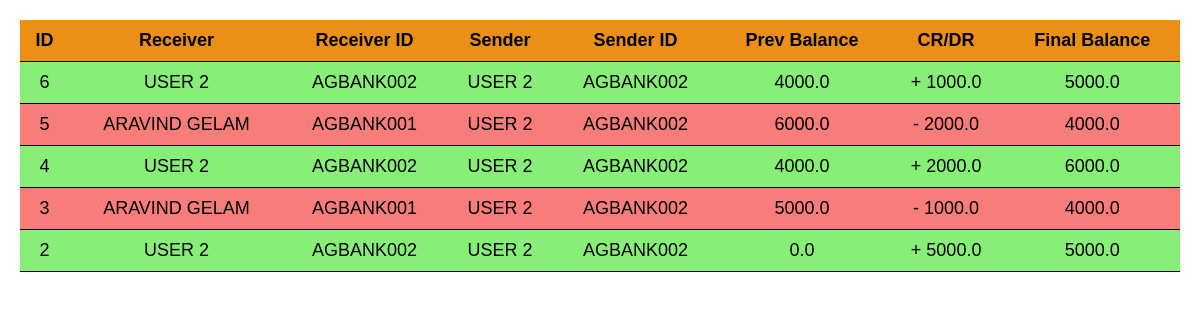
/all_transactions (signed in), run on an earlier commit of the app's database.
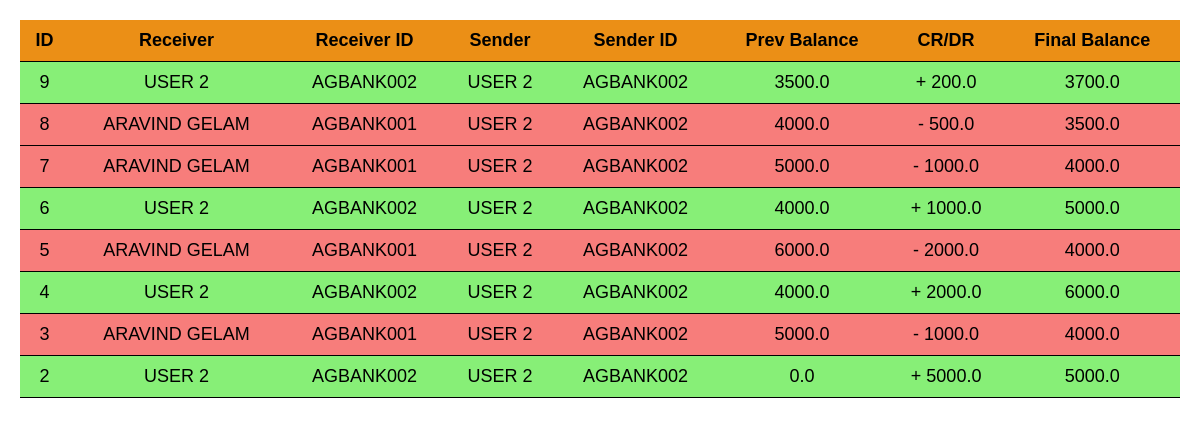
And on a later commit of the database.
### tables this page shows
CREATE TABLE transactions(
                        transaction_id integer primary key autoincrement,
                        receiver_name text not null,
                        receiver_id varchar(20) not null,
                        sender_name text not null,
                        sender_id varchar(20) not null,
                        previous_balance_receiver real not null,
                        previous_balance_sender real not null,
                        send_money real not null,
                        receiver_balance real not null,
                        sender_balance real not null
                   );

### app.py (the view)
@app.route('/all_transactions')
def all_transactions():
    conn=sqlite3.connect('bank_upi.db')
    cursor=conn.cursor()
    cursor.execute("""select transaction_id,
                        receiver_name,
                        receiver_id,
                        sender_name,
                        sender_id,
                        previous_balance_receiver,
                        previous_balance_sender,
                        send_money,
                        receiver_balance,
                        sender_balance from transactions where sender_id=? or receiver_id=? order by transaction_id desc""",(session['user_details'].get('user_id'),session['user_details'].get('user_id')))
    transactions=cursor.fetchall()
    conn.commit()
    conn.close()
    return render_template("all_transactions.html", transactions=transactions,sender_user_id=session['user_details'].get('user_id') )

### templates/all_transactions.html (shortened to what this page needs)
<!DOCTYPE html>
<html lang="en">
    <head>
    </head>
    <body>
    <div class="container">
        <div class="table-wrapper">
            <table>
                <tr>
                    <th>ID</th>
                    <th>Receiver</th>
                    <th>Receiver ID</th>
                    <th>Sender</th>
                    <th>Sender ID</th>
                    <th>Prev Balance</th>
                    <th>CR/DR</th>
                    <th>Final Balance</th>
                </tr>
                {% for x in transactions %}
                    {% if x[2] == sender_user_id %}
                        <tr style="background-color: rgba(99, 235, 78, 0.769);">
                            <td>{{x[0]}}</td>
                            <td>{{x[1]}}</td>
                            <td>{{x[2]}}</td>
                            <td>{{x[3]}}</td>
                            <td>{{x[4]}}</td>
                            <td>{{x[5]}}</td>
                            <td><label>+ </label>{{x[7]}}</td>
                            <td>{{x[8]}}</td>
                        </tr>
                    {% else %}
                        <tr style="background-color: rgba(244, 70, 67, 0.703);">
                            <td>{{x[0]}}</td>
                            <td>{{x[1]}}</td>
                            <td>{{x[2]}}</td>
                            <td>{{x[3]}}</td>
                            <td>{{x[4]}}</td>
                            <td>{{x[6]}}</td>
                            <td><label>- </label>{{x[7]}}</td>
                            <td>{{x[9]}}</td>
                        </tr>
                    {% endif %}
                {% endfor %}
            </table>
        </div>
    </div>
    </body>
</html>

### templates/all_transactions.html (style rules this page uses)
body { margin: 0; background-color: #ffffff; color: rgb(0, 0, 0); font-family: Arial, sans-serif; }
.container { display: flex; flex-direction: column; align-items: center; padding: 20px; }
.table-wrapper { width: 100%; overflow-x: auto; }
table { border-collapse: collapse; width: 100%; max-width: 1200px; margin: auto; }
th, td { border-bottom: 1px solid black; padding: 10px; text-align: center; font-size: 18px; }
th { position: sticky; top: 0; background: #eb8f16; z-index: 1; }

What changed in the data, as far as the page shows it:
added transactions: transaction_id "9", receiver_name "USER 2", receiver "AGBANK002", sender_name "USER 2", sender "AGBANK002", previous_balance_receiver "3500.0", send_money "200.0", receiver_balance "3700.0"
added transactions: transaction_id "8", receiver_name "ARAVIND GELAM", receiver "AGBANK001", sender_name "USER 2", sender "AGBANK002", previous_balance_sender "4000.0", send_money "500.0", sender_balance "3500.0"
added transactions: transaction_id "7", receiver_name "ARAVIND GELAM", receiver "AGBANK001", sender_name "USER 2", sender "AGBANK002", previous_balance_sender "5000.0", send_money "1000.0", sender_balance "4000.0"
